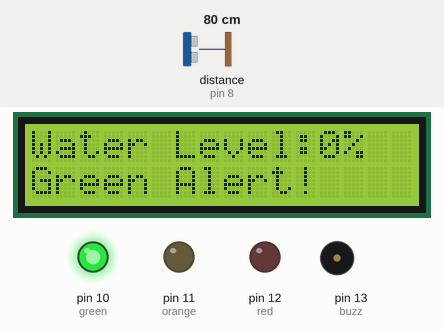
The sketch below on a simulated Arduino Uno, built with avr-gcc and run on an emulated ATmega328P. Parts: 16×2 character LCD, output pins drawn as LEDs (lit = HIGH), buzzer (waves = sounding, pin HIGH). The inputs (shaded band) are chosen by the test bench; at power-on: distance to the obstacle (sensor on pin 8) 80 cm. The echo pulse lasts 58.3 µs per cm; pins used as bus, display or sensor lines are not drawn; what the sketch prints to the serial monitor is not drawn.

Above: at 6.2 s.
6.3 s: distance to the obstacle (sensor on pin 8) set to 8 cm
At 20.2 s:
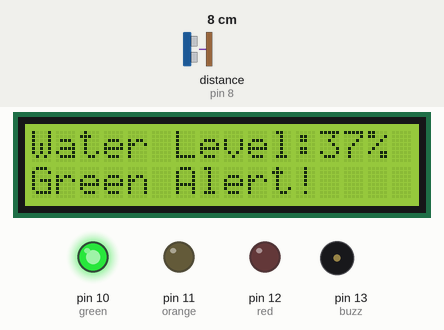
20.3 s: distance to the obstacle (sensor on pin 8) set to 5 cm
31.5 s: distance to the obstacle (sensor on pin 8) set to 2 cm
At 35.7 s:
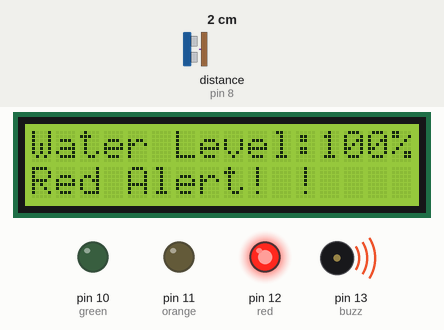
At 38.4 s:
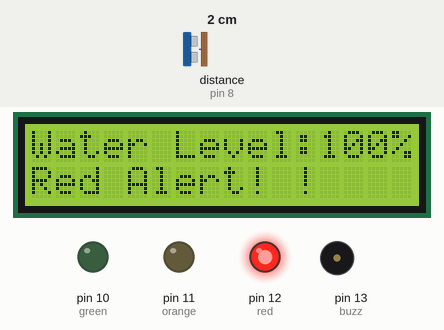
Timing chart, 0 to 42.6 s (numbered marks = the images above; inputs shaded):
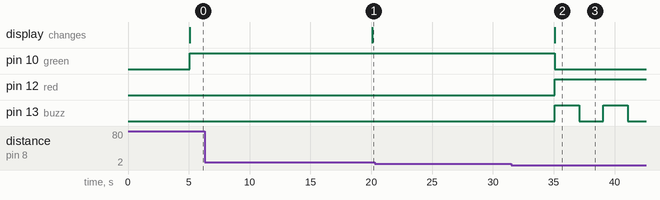

The sketch:

flood_detection.ino
```cpp
#include <LiquidCrystal.h>

LiquidCrystal lcd(2, 3, 4, 5, 6, 7);

const int in = 8;
const int out = 9;
const int green = 10;
const int orange = 11;
const int red = 12;
const int buzz = 13;

void setup() {
  Serial.begin(9600);
  lcd.begin(16, 2);
  pinMode(in, INPUT);
  pinMode(out, OUTPUT);
  pinMode(green, OUTPUT);
  pinMode(orange, OUTPUT);
  pinMode(red, OUTPUT);
  pinMode(buzz, OUTPUT);
  digitalWrite(green, LOW);
  digitalWrite(orange, LOW);
  digitalWrite(red, LOW);
  digitalWrite(buzz, LOW);
  lcd.setCursor(0, 0);
  lcd.print("Flood Monitoring");
  lcd.setCursor(0, 1);
  lcd.print("Alerting System");
  delay(5000);
  lcd.clear();
}

void loop() {
  long dur;
  long dist;
  long per;
  digitalWrite(out, LOW);
  delayMicroseconds(2);
  digitalWrite(out, HIGH);
  delayMicroseconds(10);
  digitalWrite(out, LOW);
  dur = pulseIn(in, HIGH);
  dist = (dur * 0.034) / 2;
  per = map(dist, 10.5, 2, 0, 100);

  // Ensure the percentage is within the valid range
  if (per < 0) {
    per = 0;
  }
  if (per > 100) {
    per = 100;
  }

  Serial.println(String(per));

  lcd.setCursor(0, 0);
  lcd.print("Water Level:");
  lcd.print(String(per));
  lcd.print("% ");

  if (per >= 80) {
    // MAX Level of Water -- Red Alert!
    lcd.setCursor(0, 1);
    lcd.print("Red Alert! ");
    digitalWrite(red, HIGH);
    digitalWrite(green, LOW);
    digitalWrite(orange, LOW);
    digitalWrite(buzz, HIGH);
    delay(2000);
    digitalWrite(buzz, LOW);
    delay(2000);
    digitalWrite(buzz, HIGH);
    delay(2000);
    digitalWrite(buzz, LOW);
    delay(2000);
  }
  else if (per >= 55) {
    // Intermediate Level of Water -- Orange Alert!
    lcd.setCursor(0, 1);
    lcd.print("Orange Alert! ");
    digitalWrite(orange, HIGH);
    digitalWrite(red, LOW);
    digitalWrite(green, LOW);
    digitalWrite(buzz, HIGH);
    delay(3000);
    digitalWrite(buzz, LOW);
    delay(3000);
  }
  else {
    // MIN / NORMAL level of Water -- Green Alert!
    lcd.setCursor(0, 1);
    lcd.print("Green Alert! ");
    digitalWrite(green, HIGH);
    digitalWrite(orange, LOW);
    digitalWrite(red, LOW);
    digitalWrite(buzz, LOW);
  }

  delay(15000);
}
```

Measured:
- after the input at 6.3 s, the display: changes after 13.8 s (image 1)
- after the input at 20.3 s, every drawn part: stays the same
- after the input at 31.5 s, pin 11 (orange): stays LOW (without the input it goes to HIGH after 3.6 s); pin 12 (red): LOW → HIGH after 3.6 s; the display: changes after 3.6 s (image 2)
- by itself, pin 13 (buzz): alternates HIGH for 2.0 s and LOW for 2.0 s, 4 changes in all, then stays LOW
